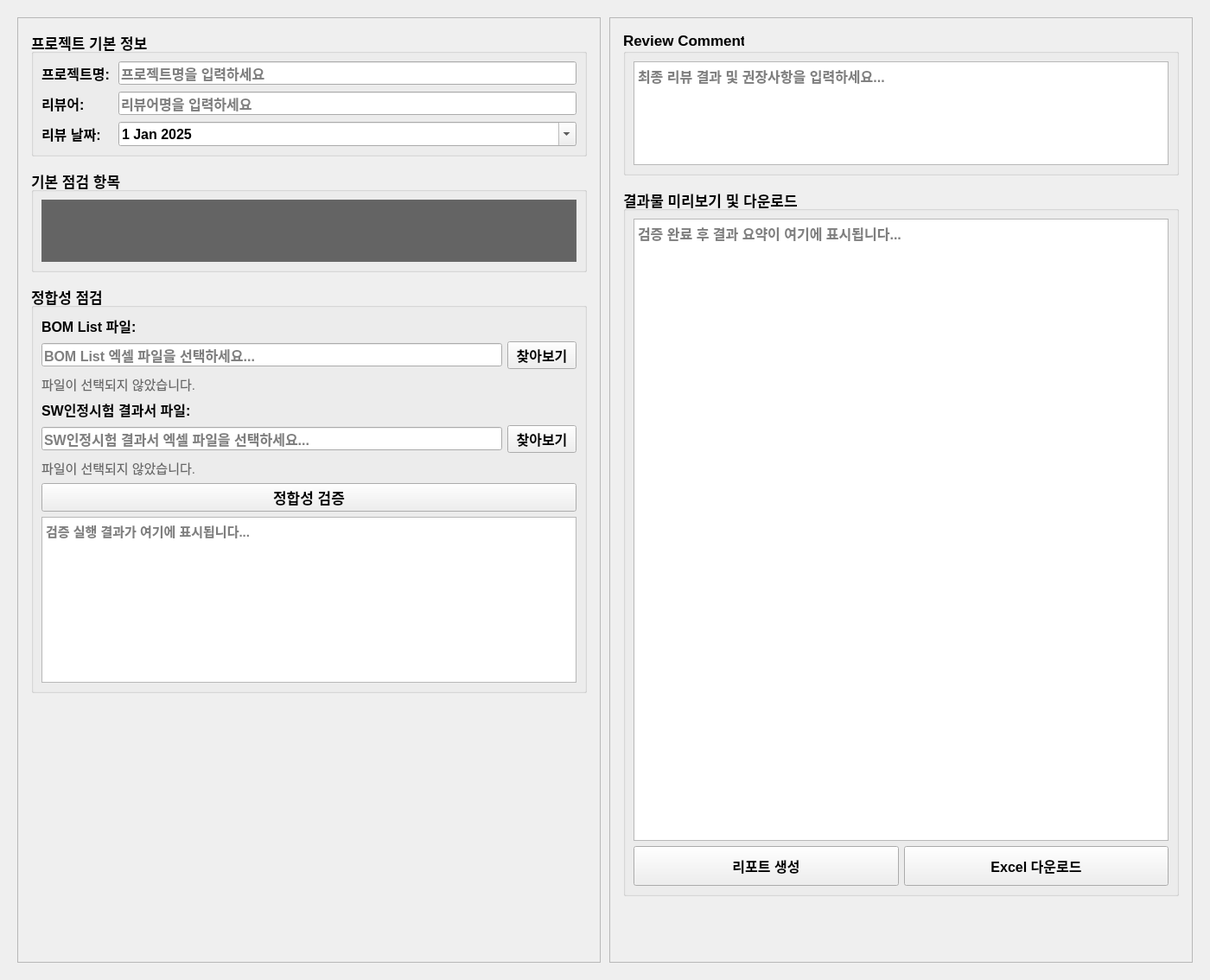
<?xml version="1.0" encoding="UTF-8"?>
<ui version="4.0">
 <class>ControlDrReviewer</class>
 <widget class="QWidget" name="ControlDrReviewer">
  <property name="geometry">
   <rect>
    <x>0</x>
    <y>0</y>
    <width>1400</width>
    <height>1134</height>
   </rect>
  </property>
  <property name="sizePolicy">
   <sizepolicy hsizetype="Preferred" vsizetype="Preferred">
    <horstretch>0</horstretch>
    <verstretch>0</verstretch>
   </sizepolicy>
  </property>
  <property name="windowTitle">
   <string>Control DR Reviewer</string>
  </property>
  <property name="styleSheet">
   <string notr="true"/>
  </property>
  <layout class="QHBoxLayout" name="main_layout">
   <property name="spacing">
    <number>10</number>
   </property>
   <property name="sizeConstraint">
    <enum>QLayout::SetMinimumSize</enum>
   </property>
   <property name="leftMargin">
    <number>20</number>
   </property>
   <property name="topMargin">
    <number>20</number>
   </property>
   <property name="rightMargin">
    <number>20</number>
   </property>
   <property name="bottomMargin">
    <number>20</number>
   </property>
   <item>
    <widget class="QFrame" name="left_panel">
     <property name="sizePolicy">
      <sizepolicy hsizetype="Minimum" vsizetype="Minimum">
       <horstretch>1</horstretch>
       <verstretch>0</verstretch>
      </sizepolicy>
     </property>
     <property name="frameShape">
      <enum>QFrame::StyledPanel</enum>
     </property>
     <property name="frameShadow">
      <enum>QFrame::Raised</enum>
     </property>
     <layout class="QVBoxLayout" name="left_layout">
      <property name="spacing">
       <number>15</number>
      </property>
      <property name="sizeConstraint">
       <enum>QLayout::SetMinimumSize</enum>
      </property>
      <property name="leftMargin">
       <number>15</number>
      </property>
      <property name="topMargin">
       <number>15</number>
      </property>
      <property name="rightMargin">
       <number>15</number>
      </property>
      <property name="bottomMargin">
       <number>15</number>
      </property>
      <item>
       <widget class="QGroupBox" name="project_info_group">
        <property name="sizePolicy">
         <sizepolicy hsizetype="Minimum" vsizetype="Minimum">
          <horstretch>0</horstretch>
          <verstretch>0</verstretch>
         </sizepolicy>
        </property>
        <property name="font">
         <font>
          <pointsize>13</pointsize>
          <weight>75</weight>
          <bold>true</bold>
         </font>
        </property>
        <property name="title">
         <string>프로젝트 기본 정보</string>
        </property>
        <layout class="QFormLayout" name="project_info_layout">
         <property name="horizontalSpacing">
          <number>10</number>
         </property>
         <property name="verticalSpacing">
          <number>8</number>
         </property>
         <item row="0" column="0">
          <widget class="QLabel" name="project_name_label">
           <property name="font">
            <font>
             <pointsize>12</pointsize>
             <weight>75</weight>
             <bold>true</bold>
            </font>
           </property>
           <property name="text">
            <string>프로젝트명:</string>
           </property>
          </widget>
         </item>
         <item row="0" column="1">
          <widget class="QLineEdit" name="project_name_input">
           <property name="font">
            <font>
             <pointsize>12</pointsize>
             <weight>75</weight>
             <bold>true</bold>
            </font>
           </property>
           <property name="placeholderText">
            <string>프로젝트명을 입력하세요</string>
           </property>
          </widget>
         </item>
         <item row="1" column="0">
          <widget class="QLabel" name="reviewer_label">
           <property name="font">
            <font>
             <pointsize>12</pointsize>
             <weight>75</weight>
             <bold>true</bold>
            </font>
           </property>
           <property name="text">
            <string>리뷰어:</string>
           </property>
          </widget>
         </item>
         <item row="1" column="1">
          <widget class="QLineEdit" name="reviewer_input">
           <property name="font">
            <font>
             <pointsize>12</pointsize>
             <weight>75</weight>
             <bold>true</bold>
            </font>
           </property>
           <property name="placeholderText">
            <string>리뷰어명을 입력하세요</string>
           </property>
          </widget>
         </item>
         <item row="2" column="0">
          <widget class="QLabel" name="review_date_label">
           <property name="font">
            <font>
             <pointsize>12</pointsize>
             <weight>75</weight>
             <bold>true</bold>
            </font>
           </property>
           <property name="text">
            <string>리뷰 날짜:</string>
           </property>
          </widget>
         </item>
         <item row="2" column="1">
          <widget class="QDateEdit" name="review_date_input">
           <property name="font">
            <font>
             <pointsize>12</pointsize>
             <weight>75</weight>
             <bold>true</bold>
            </font>
           </property>
           <property name="calendarPopup">
            <bool>true</bool>
           </property>
           <property name="date">
            <date>
             <year>2025</year>
             <month>1</month>
             <day>1</day>
            </date>
           </property>
          </widget>
         </item>
        </layout>
       </widget>
      </item>
      <item>
       <widget class="QGroupBox" name="checklist_group">
        <property name="sizePolicy">
         <sizepolicy hsizetype="Minimum" vsizetype="Minimum">
          <horstretch>0</horstretch>
          <verstretch>0</verstretch>
         </sizepolicy>
        </property>
        <property name="font">
         <font>
          <pointsize>13</pointsize>
          <weight>75</weight>
          <bold>true</bold>
         </font>
        </property>
        <property name="title">
         <string>기본 점검 항목</string>
        </property>
        <layout class="QVBoxLayout" name="checklist_layout">
         <property name="sizeConstraint">
          <enum>QLayout::SetMinimumSize</enum>
         </property>
         <item>
          <widget class="QScrollArea" name="checklist_scroll">
           <property name="sizePolicy">
            <sizepolicy hsizetype="Minimum" vsizetype="Minimum">
             <horstretch>0</horstretch>
             <verstretch>0</verstretch>
            </sizepolicy>
           </property>
           <property name="styleSheet">
            <string>QScrollArea {
													background-color: rgb(100, 100, 100);
													border: 2px solid #666;
													}</string>
           </property>
           <property name="widgetResizable">
            <bool>true</bool>
           </property>
           <widget class="QWidget" name="checklist_content">
            <property name="geometry">
             <rect>
              <x>0</x>
              <y>0</y>
              <width>619</width>
              <height>69</height>
             </rect>
            </property>
            <property name="styleSheet">
             <string>QWidget#checklist_content {
														background-color:
														rgb(100, 100, 100); }</string>
            </property>
            <layout class="QVBoxLayout" name="checklist_content_layout">
             <property name="spacing">
              <number>5</number>
             </property>
             <property name="leftMargin">
              <number>10</number>
             </property>
             <property name="topMargin">
              <number>10</number>
             </property>
             <property name="rightMargin">
              <number>10</number>
             </property>
             <property name="bottomMargin">
              <number>10</number>
             </property>
            </layout>
           </widget>
          </widget>
         </item>
        </layout>
       </widget>
      </item>
      <item>
       <widget class="QGroupBox" name="file_consistency_group">
        <property name="sizePolicy">
         <sizepolicy hsizetype="Minimum" vsizetype="Minimum">
          <horstretch>0</horstretch>
          <verstretch>0</verstretch>
         </sizepolicy>
        </property>
        <property name="font">
         <font>
          <pointsize>13</pointsize>
          <weight>75</weight>
          <bold>true</bold>
         </font>
        </property>
        <property name="title">
         <string>정합성 점검</string>
        </property>
        <layout class="QVBoxLayout" name="file_consistency_layout">
         <property name="sizeConstraint">
          <enum>QLayout::SetMinimumSize</enum>
         </property>
         <item>
          <widget class="QLabel" name="bom_file_label">
           <property name="font">
            <font>
             <pointsize>12</pointsize>
             <weight>75</weight>
             <bold>true</bold>
            </font>
           </property>
           <property name="text">
            <string>BOM List 파일:</string>
           </property>
          </widget>
         </item>
         <item>
          <layout class="QHBoxLayout" name="bom_file_layout">
           <item>
            <widget class="QLineEdit" name="bom_file_path">
             <property name="font">
              <font>
               <pointsize>12</pointsize>
               <weight>75</weight>
               <bold>true</bold>
              </font>
             </property>
             <property name="readOnly">
              <bool>true</bool>
             </property>
             <property name="placeholderText">
              <string>BOM List 엑셀 파일을 선택하세요...</string>
             </property>
            </widget>
           </item>
           <item>
            <widget class="QPushButton" name="bom_browse_btn">
             <property name="sizePolicy">
              <sizepolicy hsizetype="Minimum" vsizetype="Fixed">
               <horstretch>0</horstretch>
               <verstretch>0</verstretch>
              </sizepolicy>
             </property>
             <property name="font">
              <font>
               <pointsize>12</pointsize>
               <weight>75</weight>
               <bold>true</bold>
              </font>
             </property>
             <property name="text">
              <string>찾아보기</string>
             </property>
            </widget>
           </item>
          </layout>
         </item>
         <item>
          <widget class="QLabel" name="bom_status_label">
           <property name="font">
            <font>
             <pointsize>11</pointsize>
             <weight>50</weight>
             <bold>false</bold>
            </font>
           </property>
           <property name="styleSheet">
            <string>color: #666;</string>
           </property>
           <property name="text">
            <string>파일이 선택되지 않았습니다.</string>
           </property>
          </widget>
         </item>
         <item>
          <widget class="QLabel" name="sw_test_file_label">
           <property name="font">
            <font>
             <pointsize>12</pointsize>
             <weight>75</weight>
             <bold>true</bold>
            </font>
           </property>
           <property name="text">
            <string>SW인정시험 결과서 파일:</string>
           </property>
          </widget>
         </item>
         <item>
          <layout class="QHBoxLayout" name="sw_test_file_layout">
           <item>
            <widget class="QLineEdit" name="sw_test_file_path">
             <property name="font">
              <font>
               <pointsize>12</pointsize>
               <weight>75</weight>
               <bold>true</bold>
              </font>
             </property>
             <property name="readOnly">
              <bool>true</bool>
             </property>
             <property name="placeholderText">
              <string>SW인정시험 결과서 엑셀 파일을 선택하세요...</string>
             </property>
            </widget>
           </item>
           <item>
            <widget class="QPushButton" name="sw_test_browse_btn">
             <property name="sizePolicy">
              <sizepolicy hsizetype="Minimum" vsizetype="Fixed">
               <horstretch>0</horstretch>
               <verstretch>0</verstretch>
              </sizepolicy>
             </property>
             <property name="font">
              <font>
               <pointsize>12</pointsize>
               <weight>75</weight>
               <bold>true</bold>
              </font>
             </property>
             <property name="text">
              <string>찾아보기</string>
             </property>
            </widget>
           </item>
          </layout>
         </item>
         <item>
          <widget class="QLabel" name="sw_test_status_label">
           <property name="font">
            <font>
             <pointsize>11</pointsize>
             <weight>50</weight>
             <bold>false</bold>
            </font>
           </property>
           <property name="styleSheet">
            <string>color: #666;</string>
           </property>
           <property name="text">
            <string>파일이 선택되지 않았습니다.</string>
           </property>
          </widget>
         </item>
         <item>
          <widget class="QPushButton" name="verify_btn">
           <property name="sizePolicy">
            <sizepolicy hsizetype="Preferred" vsizetype="Fixed">
             <horstretch>2</horstretch>
             <verstretch>0</verstretch>
            </sizepolicy>
           </property>
           <property name="font">
            <font>
             <pointsize>13</pointsize>
             <weight>75</weight>
             <bold>true</bold>
            </font>
           </property>
           <property name="styleSheet">
            <string>
													padding-top: 3px;
													padding-bottom: 3px;
												</string>
           </property>
           <property name="text">
            <string>정합성 검증</string>
           </property>
          </widget>
         </item>
         <item>
          <widget class="QTextEdit" name="execution_result">
           <property name="sizePolicy">
            <sizepolicy hsizetype="Expanding" vsizetype="Fixed">
             <horstretch>8</horstretch>
             <verstretch>0</verstretch>
            </sizepolicy>
           </property>
           <property name="minimumSize">
            <size>
             <width>0</width>
             <height>192</height>
            </size>
           </property>
           <property name="font">
            <font>
             <pointsize>11</pointsize>
             <weight>75</weight>
             <bold>true</bold>
            </font>
           </property>
           <property name="readOnly">
            <bool>true</bool>
           </property>
           <property name="placeholderText">
            <string>검증 실행 결과가 여기에 표시됩니다...</string>
           </property>
          </widget>
         </item>
        </layout>
       </widget>
      </item>
      <item>
       <spacer name="verticalSpacer">
        <property name="sizePolicy">
         <sizepolicy hsizetype="Minimum" vsizetype="Expanding">
          <horstretch>0</horstretch>
          <verstretch>1</verstretch>
         </sizepolicy>
        </property>
        <property name="orientation">
         <enum>Qt::Vertical</enum>
        </property>
        <property name="sizeHint" stdset="0">
         <size>
          <width>20</width>
          <height>40</height>
         </size>
        </property>
       </spacer>
      </item>
     </layout>
    </widget>
   </item>
   <item>
    <widget class="QFrame" name="right_panel">
     <property name="sizePolicy">
      <sizepolicy hsizetype="Minimum" vsizetype="Minimum">
       <horstretch>1</horstretch>
       <verstretch>0</verstretch>
      </sizepolicy>
     </property>
     <property name="frameShape">
      <enum>QFrame::StyledPanel</enum>
     </property>
     <property name="frameShadow">
      <enum>QFrame::Raised</enum>
     </property>
     <layout class="QVBoxLayout" name="right_layout">
      <property name="spacing">
       <number>15</number>
      </property>
      <property name="sizeConstraint">
       <enum>QLayout::SetMinimumSize</enum>
      </property>
      <property name="leftMargin">
       <number>15</number>
      </property>
      <property name="topMargin">
       <number>15</number>
      </property>
      <property name="rightMargin">
       <number>15</number>
      </property>
      <property name="bottomMargin">
       <number>15</number>
      </property>
      <item>
       <widget class="QGroupBox" name="final_comment_group">
        <property name="sizePolicy">
         <sizepolicy hsizetype="Minimum" vsizetype="Minimum">
          <horstretch>0</horstretch>
          <verstretch>0</verstretch>
         </sizepolicy>
        </property>
        <property name="font">
         <font>
          <pointsize>13</pointsize>
          <weight>75</weight>
          <bold>true</bold>
         </font>
        </property>
        <property name="title">
         <string>Review Comment</string>
        </property>
        <layout class="QVBoxLayout" name="verticalLayout">
         <property name="sizeConstraint">
          <enum>QLayout::SetMinimumSize</enum>
         </property>
         <item>
          <widget class="QTextEdit" name="final_comment_input">
           <property name="sizePolicy">
            <sizepolicy hsizetype="Expanding" vsizetype="Fixed">
             <horstretch>0</horstretch>
             <verstretch>0</verstretch>
            </sizepolicy>
           </property>
           <property name="minimumSize">
            <size>
             <width>0</width>
             <height>120</height>
            </size>
           </property>
           <property name="maximumSize">
            <size>
             <width>16777215</width>
             <height>120</height>
            </size>
           </property>
           <property name="font">
            <font>
             <pointsize>12</pointsize>
             <weight>75</weight>
             <bold>true</bold>
            </font>
           </property>
           <property name="placeholderText">
            <string>최종 리뷰 결과 및 권장사항을 입력하세요...</string>
           </property>
          </widget>
         </item>
        </layout>
       </widget>
      </item>
      <item>
       <widget class="QGroupBox" name="result_group">
        <property name="sizePolicy">
         <sizepolicy hsizetype="Minimum" vsizetype="Minimum">
          <horstretch>0</horstretch>
          <verstretch>0</verstretch>
         </sizepolicy>
        </property>
        <property name="font">
         <font>
          <pointsize>13</pointsize>
          <weight>75</weight>
          <bold>true</bold>
         </font>
        </property>
        <property name="title">
         <string>결과물 미리보기 및 다운로드</string>
        </property>
        <layout class="QVBoxLayout" name="result_layout">
         <property name="sizeConstraint">
          <enum>QLayout::SetMinimumSize</enum>
         </property>
         <item>
          <widget class="QTextEdit" name="result_preview">
           <property name="sizePolicy">
            <sizepolicy hsizetype="Expanding" vsizetype="Fixed">
             <horstretch>0</horstretch>
             <verstretch>0</verstretch>
            </sizepolicy>
           </property>
           <property name="minimumSize">
            <size>
             <width>0</width>
             <height>720</height>
            </size>
           </property>
           <property name="font">
            <font>
             <pointsize>12</pointsize>
             <weight>75</weight>
             <bold>true</bold>
            </font>
           </property>
           <property name="readOnly">
            <bool>true</bool>
           </property>
           <property name="placeholderText">
            <string>검증 완료 후 결과 요약이 여기에 표시됩니다...</string>
           </property>
          </widget>
         </item>
         <item>
          <layout class="QHBoxLayout" name="download_layout">
           <item>
            <widget class="QPushButton" name="generate_report_btn">
             <property name="sizePolicy">
              <sizepolicy hsizetype="Minimum" vsizetype="Fixed">
               <horstretch>0</horstretch>
               <verstretch>0</verstretch>
              </sizepolicy>
             </property>
             <property name="font">
              <font>
               <pointsize>12</pointsize>
               <weight>75</weight>
               <bold>true</bold>
              </font>
             </property>
             <property name="styleSheet">
              <string>
															padding-top: 10px;
															padding-bottom: 10px;
														</string>
             </property>
             <property name="text">
              <string>리포트 생성</string>
             </property>
            </widget>
           </item>
           <item>
            <widget class="QPushButton" name="download_excel_btn">
             <property name="sizePolicy">
              <sizepolicy hsizetype="Minimum" vsizetype="Fixed">
               <horstretch>0</horstretch>
               <verstretch>0</verstretch>
              </sizepolicy>
             </property>
             <property name="font">
              <font>
               <pointsize>12</pointsize>
               <weight>75</weight>
               <bold>true</bold>
              </font>
             </property>
             <property name="styleSheet">
              <string>
															padding-top: 10px;
															padding-bottom: 10px;
														</string>
             </property>
             <property name="text">
              <string>Excel 다운로드</string>
             </property>
            </widget>
           </item>
          </layout>
         </item>
        </layout>
       </widget>
      </item>
      <item>
       <spacer name="verticalSpacer_2">
        <property name="sizePolicy">
         <sizepolicy hsizetype="Minimum" vsizetype="Expanding">
          <horstretch>0</horstretch>
          <verstretch>1</verstretch>
         </sizepolicy>
        </property>
        <property name="orientation">
         <enum>Qt::Vertical</enum>
        </property>
        <property name="sizeHint" stdset="0">
         <size>
          <width>20</width>
          <height>40</height>
         </size>
        </property>
       </spacer>
      </item>
     </layout>
    </widget>
   </item>
  </layout>
 </widget>
 <resources/>
 <connections/>
</ui>
